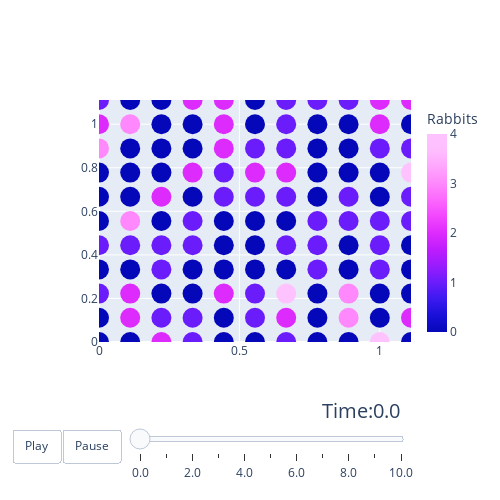

This figure's notebook cell:
### Markdown cell above
That plot is somewhat boring though, so lets plot the populations of `Rabbits` over time using Plotly anumation.

### Code cell
results.plot_species(
    # Set the target species to visualize
    species='Rabbits',
    
    # Set to True to use Plotly animation
    animated=True,
    
    # Set the size of the Particles
    size=20
)

### Figure 1 — Plotly figure (JSON) as saved in the notebook; plotly's stock layout.template omitted (floating-point values rounded to 4 significant figures)
{"data": [{"marker": {"color": [0, 0, 1, 0, 1, 0, 0, 0, 3, 2, 1, 0, 2, 2, 0, 1, 3, 0, 0, 0, 3, 0, 2, 1, 0, 1, 1, 0, 2, 0, 0, 0, 0, 1, 1, 0, 0, 1, 1, 0, 2, 0, 0, 2, 0, 0, 2, 0, 0, 0, 1, 1, 2, 2, 2, 0, 1, 1, 0, 0, 0, 1, 2, 1, 0, 0, 1, 2, 4, 0, 1, 0, 1, 2, 1, 1, 1, 0, 0, 0, 1, 1, 1, 0, 0, 0, 0, 1, 0, 3, 3, 0, 0, 1, 1, 0, 0, 0, 1, 4, 0, 0, 1, 1, 1, 0, 0, 1, 2, 2, 0, 2, 0, 0, 0, 1, 1, 4, 1, 0, 2], "colorbar": {"thickness": 20, "title": {"text": "Rabbits"}}, "colorscale": [[0, "#0508b8"], [0.08333, "#1910d8"], [0.1667, "#3c19f0"], [0.25, "#6b1cfb"], [0.3333, "#981cfd"], [0.4167, "#bf1cfd"], [0.5, "#dd2bfd"], [0.5833, "#f246fe"], [0.6667, "#fc67fd"], [0.75, "#fe88fc"], [0.8333, "#fea5fd"], [0.9167, "#febefe"], [1, "#fec3fe"]], "size": 20}, "mode": "markers", "name": "Rabbits", "type": "scatter", "x": [0, 0, 0, 0, 0, 0, 0, 0, 0, 0, 0, 0.1111, 0.1111, 0.1111, 0.1111, 0.1111, 0.1111, 0.1111, 0.1111, 0.1111, 0.1111, 0.1111, 0.2222, 0.2222, 0.2222, 0.2222, 0.2222, 0.2222, 0.2222, 0.2222, 0.2222, 0.2222, 0.2222, 0.3333, 0.3333, 0.3333, 0.3333, 0.3333, 0.3333, 0.3333, 0.3333, 0.3333, 0.3333, 0.3333, 0.4444, 0.4444, 0.4444, 0.4444, 0.4444, 0.4444, 0.4444, 0.4444, 0.4444, 0.4444, 0.4444, 0.5556, 0.5556, 0.5556, 0.5556, 0.5556, 0.5556, 0.5556, 0.5556, 0.5556, 0.5556, 0.5556, 0.6667, 0.6667, 0.6667, 0.6667, 0.6667, 0.6667, 0.6667, 0.6667, 0.6667, 0.6667, 0.6667, 0.7778, 0.7778, 0.7778, 0.7778, 0.7778, 0.7778, 0.7778, 0.7778, 0.7778, 0.7778, 0.7778, 0.8889, 0.8889, 0.8889, 0.8889, 0.8889, 0.8889, 0.8889, 0.8889, 0.8889, 0.8889, 0.8889, 1, 1, 1, 1, 1, 1, 1, 1, 1, 1, 1, 1.111, 1.111, 1.111, 1.111, 1.111, 1.111, 1.111, 1.111, 1.111, 1.111, 1.111], "y": [0, 0.1111, 0.2222, 0.3333, 0.4444, 0.5556, 0.6667, 0.7778, 0.8889, 1, 1.111, 0, 0.1111, 0.2222, 0.3333, 0.4444, 0.5556, 0.6667, 0.7778, 0.8889, 1, 1.111, 0, 0.1111, 0.2222, 0.3333, 0.4444, 0.5556, 0.6667, 0.7778, 0.8889, 1, 1.111, 0, 0.1111, 0.2222, 0.3333, 0.4444, 0.5556, 0.6667, 0.7778, 0.8889, 1, 1.111, 0, 0.1111, 0.2222, 0.3333, 0.4444, 0.5556, 0.6667, 0.7778, 0.8889, 1, 1.111, 0, 0.1111, 0.2222, 0.3333, 0.4444, 0.5556, 0.6667, 0.7778, 0.8889, 1, 1.111, 0, 0.1111, 0.2222, 0.3333, 0.4444, 0.5556, 0.6667, 0.7778, 0.8889, 1, 1.111, 0, 0.1111, 0.2222, 0.3333, 0.4444, 0.5556, 0.6667, 0.7778, 0.8889, 1, 1.111, 0, 0.1111, 0.2222, 0.3333, 0.4444, 0.5556, 0.6667, 0.7778, 0.8889, 1, 1.111, 0, 0.1111, 0.2222, 0.3333, 0.4444, 0.5556, 0.6667, 0.7778, 0.8889, 1, 1.111, 0, 0.1111, 0.2222, 0.3333, 0.4444, 0.5556, 0.6667, 0.7778, 0.8889, 1, 1.111]}], "layout": {"height": 500, "scene": {"aspectmode": "data"}, "sliders": [{"active": 0, "currentvalue": {"font": {"size": 20}, "prefix": "Time:", "visible": true, "xanchor": "right"}, "len": 0.9, "pad": {"b": 10, "t": 50}, "steps": [{"args": [["0.0"], {"frame": {"duration": 500, "redraw": true}, "mode": "immediate", "transition": {"duration": 300}}], "label": "0.0", "method": "animate"}, {"args": [["1.0"], {"frame": {"duration": 500, "redraw": true}, "mode": "immediate", "transition": {"duration": 300}}], "label": "1.0", "method": "animate"}, {"args": [["2.0"], {"frame": {"duration": 500, "redraw": true}, "mode": "immediate", "transition": {"duration": 300}}], "label": "2.0", "method": "animate"}, {"args": [["3.0"], {"frame": {"duration": 500, "redraw": true}, "mode": "immediate", "transition": {"duration": 300}}], "label": "3.0", "method": "animate"}, {"args": [["4.0"], {"frame": {"duration": 500, "redraw": true}, "mode": "immediate", "transition": {"duration": 300}}], "label": "4.0", "method": "animate"}, {"args": [["5.0"], {"frame": {"duration": 500, "redraw": true}, "mode": "immediate", "transition": {"duration": 300}}], "label": "5.0", "method": "animate"}, {"args": [["6.0"], {"frame": {"duration": 500, "redraw": true}, "mode": "immediate", "transition": {"duration": 300}}], "label": "6.0", "method": "animate"}, {"args": [["7.0"], {"frame": {"duration": 500, "redraw": true}, "mode": "immediate", "transition": {"duration": 300}}], "label": "7.0", "method": "animate"}, {"args": [["8.0"], {"frame": {"duration": 500, "redraw": true}, "mode": "immediate", "transition": {"duration": 300}}], "label": "8.0", "method": "animate"}, {"args": [["9.0"], {"frame": {"duration": 500, "redraw": true}, "mode": "immediate", "transition": {"duration": 300}}], "label": "9.0", "method": "animate"}, {"args": [["10.0"], {"frame": {"duration": 500, "redraw": true}, "mode": "immediate", "transition": {"duration": 300}}], "label": "10.0", "method": "animate"}], "transition": {"duration": 300, "easing": "cubic-in-out"}, "x": 0.1, "xanchor": "left", "y": 0, "yanchor": "top"}], "updatemenus": [{"buttons": [{"args": [null, {"frame": {"duration": 500, "redraw": false}, "fromcurrent": true, "transition": {"duration": 300, "easing": "quadratic-in-out"}}], "label": "Play", "method": "animate"}, {"args": [[null], {"frame": {"duration": 0, "redraw": false}, "mode": "immediate", "transition": {"duration": 0}}], "label": "Pause", "method": "animate"}], "direction": "left", "pad": {"r": 10, "t": 87}, "showactive": false, "type": "buttons", "x": 0.1, "xanchor": "right", "y": 0, "yanchor": "top"}], "width": 500, "xaxis": {"range": [0, 1.111]}, "yaxis": {"range": [0, 1.111]}}}
